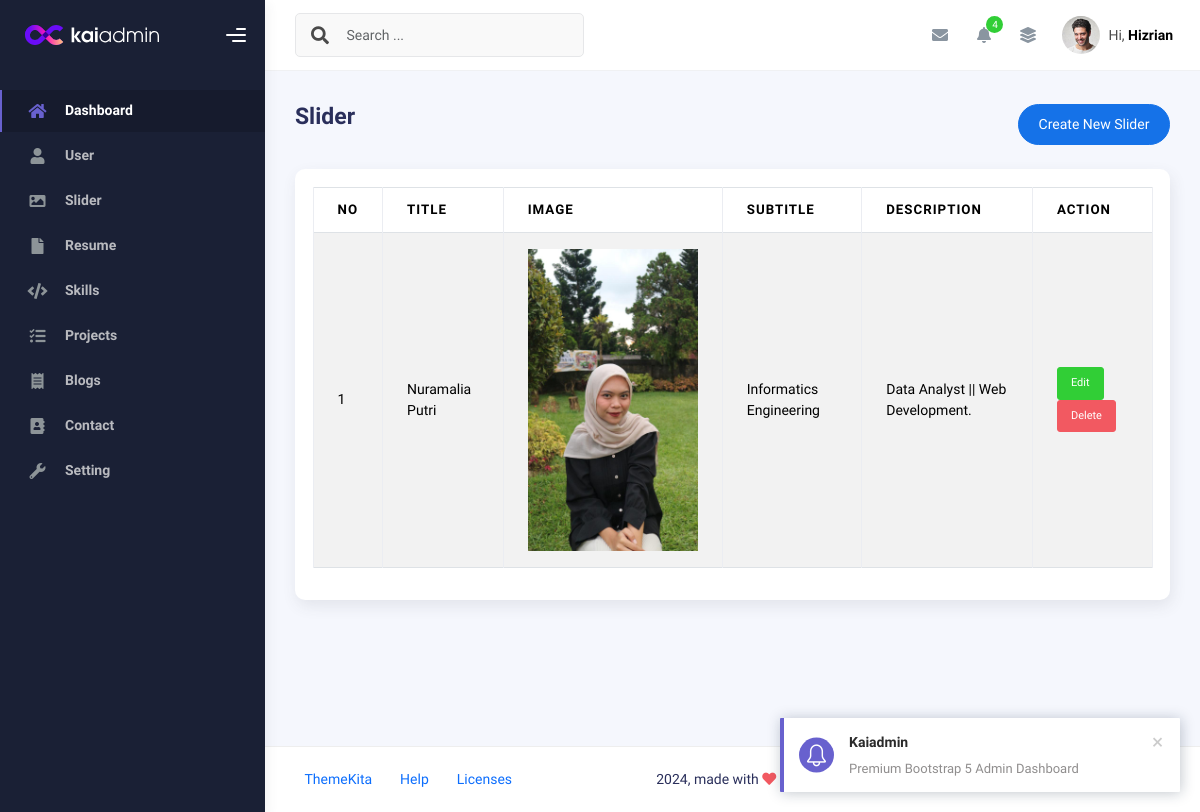
Page /admin/app.php?page=slider (signed in) on the earlier database version.
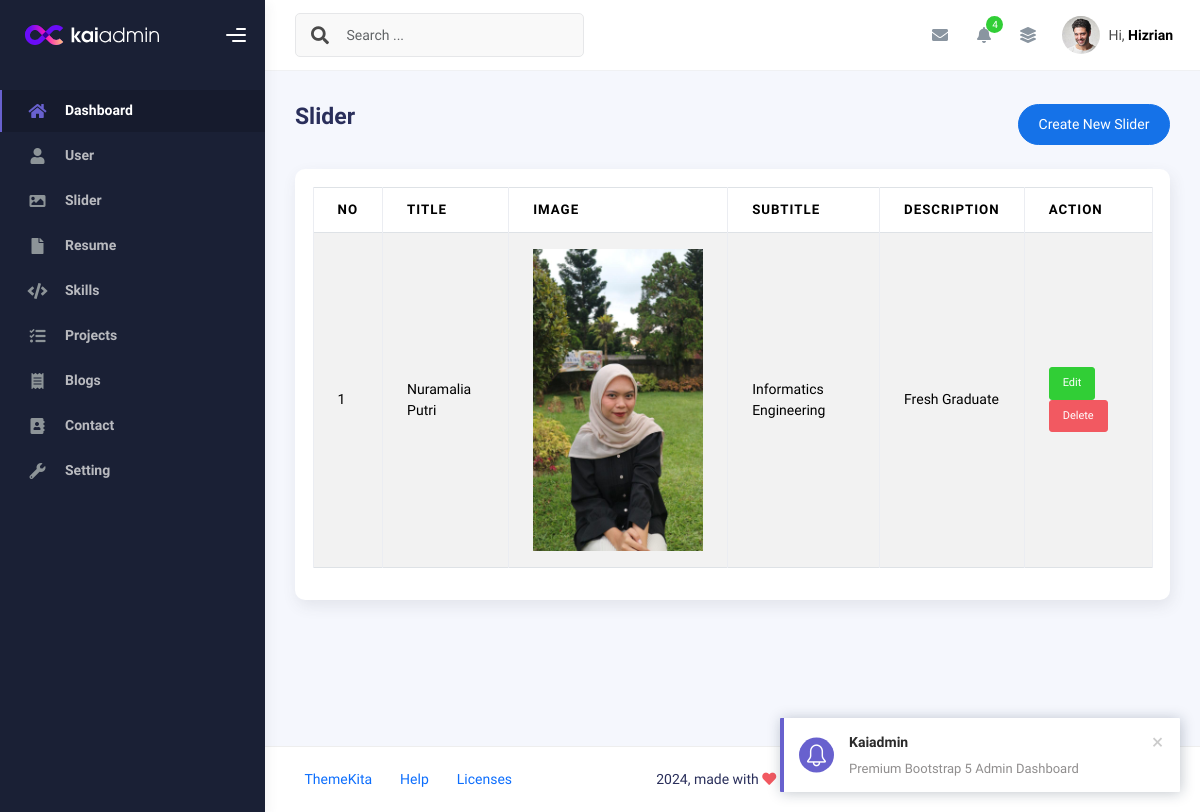
Same page on the later database version.
### tables this page shows
CREATE TABLE `sliders` (
  `id` int(11) NOT NULL,
  `title` varchar(50) NOT NULL,
  `subtitle` varchar(50) NOT NULL,
  `description` text DEFAULT NULL,
  `button1_text` varchar(30) NOT NULL,
  `button1_link` varchar(50) NOT NULL,
  `button2_text` varchar(30) NOT NULL,
  `button2_link` varchar(50) NOT NULL,
  `image` varchar(100) DEFAULT NULL,
  `is_active` tinyint(1) NOT NULL DEFAULT 1,
  `created_at` timestamp NOT NULL DEFAULT current_timestamp(),
  `updated_at` timestamp NULL DEFAULT NULL ON UPDATE current_timestamp()
);

### admin/slider.php (the view, shortened to what this page needs)
<?php
$query = mysqli_query($conn, "SELECT * FROM sliders ORDER BY id DESC");
$rows = mysqli_fetch_all($query, MYSQLI_ASSOC);
?>
<div
  class="d-flex align-items-left align-items-md-center flex-column flex-md-row pt-2 pb-4">
  <div>
    <h3 class="fw-bold mb-3">Slider</h3>
  </div>
  <div class="ms-md-auto py-2 py-md-0">
    <a href="app.php?page=create-slider" class="btn btn-primary btn-round">Create New Slider</a>
  </div>
</div>
<div class="row">
  <div class="col-sm-6 col-md-12">
    <div class="card">
      <div class="card-body">
        <table class="table table-bordered table-striped">
          <thead>
            <tr>
              <th>No</th>
              <th>Title</th>
              <th>Image</th>
              <th>Subtitle</th>
              <th>Description</th>
              <th>Action</th>
            </tr>
          </thead>
          <tbody>
            <?php foreach ($rows as $index => $row):  ?>
              <tr>
                <td><?php echo $index += 1 ?></td>
                <td><?php echo $row['title'] ?></td>
                <td>
                  <img src="assets/img/<?php echo $row['image'] ?>" width="170" alt="">
                </td>
                <td><?php echo $row['subtitle'] ?></td>
                <td><?php echo $row['description'] ?></td>
                <td>
                  <a class="btn btn-success btn-sm"
                    href="app.php?page=create-slider&edit=<?php echo $row['id'] ?>">Edit</a>
                  <a onclick="return confirm('Are You sure wanna delete this data?')"
                    class="btn btn-danger btn-sm"
                    href="app.php?page=slider&delete=<?php echo $row['id'] ?>">Delete</a>
                </td>
              </tr>
            <?php endforeach ?>
          </tbody>
        </table>
      </div>
    </div>
  </div>
</div>

Differences in the rows shown:
changed sliders "Nuramalia Putri": description "Data Analyst || Web Development." → "Fresh Graduate"
